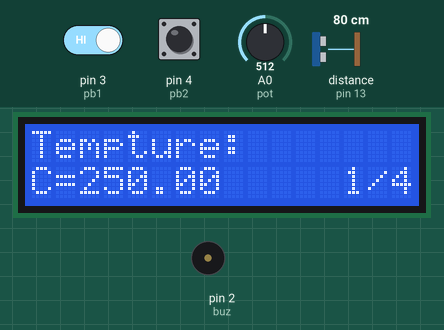
The sketch below on a simulated Arduino Uno, built with avr-gcc and run on an emulated ATmega328P. Parts: 16×2 character LCD, buzzer (waves = sounding, pin HIGH). Inputs (shaded band) come from the test bench; at power-on: pin 3 (pb1) HIGH, pin 4 (pb2) HIGH, A0 (pot) = 512, distance to the obstacle (sensor on pin 13) 80 cm. The echo pulse lasts 58.3 µs per cm; pins used as bus, display or sensor lines are not drawn.

Above: at 1.2 s.
1.3 s: pin 3 (pb1) driven LOW
At 2.0 s:
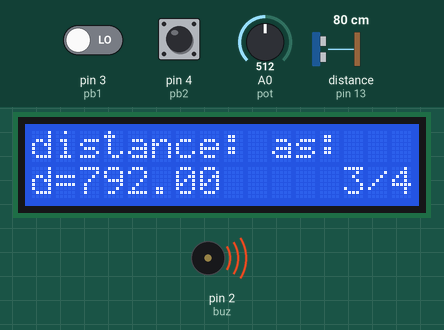
At 4.1 s:
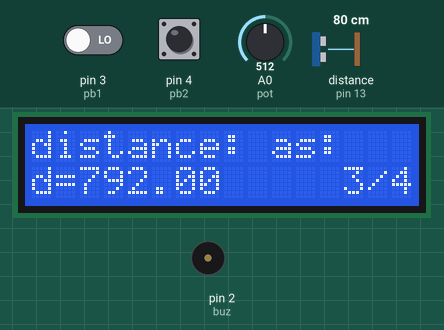
4.3 s: pin 3 (pb1) driven HIGH
Timing chart, 0 to 13.3 s (numbered marks = the images above; inputs shaded):
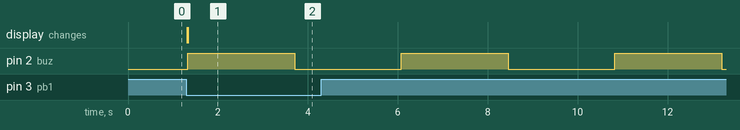

The sketch:

Proj_Training.ino
```cpp
#include <LiquidCrystal.h>
const int rs = 7, en = 8, d4 =9, d5 = 10, d6 = 11, d7 = 12;
LiquidCrystal lcd(rs, en, d4, d5, d6, d7);
#define pb1 3
#define pb2 4
byte count=0;
int val=0;
byte buz=2;
#define pot A0
#define pot1 A3
#define led 13
#define trigPin 5
#define echoPin 13
long duration, distance;
int sensor=A4;
int reading;
byte led1=2;
void setup() {
  // put your setup code here, to run once:
lcd.begin(16,2);
pinMode(pb1,INPUT);
pinMode(pb2,INPUT);
pinMode(led,OUTPUT);
pinMode(led1,OUTPUT);
pinMode(pot,INPUT);
pinMode(pot1,INPUT);
pinMode(buz,OUTPUT);
pinMode(trigPin, OUTPUT);
pinMode(echoPin, INPUT);
pinMode(sensor,INPUT);
}

void loop() {
  // put your main code here, to run repeatedly:
if(digitalRead(pb1)==0){
  delay(10);
  //while(digitalRead(pb1)==0);
  count++;
  if(count>3)count=4;
  }
  if(digitalRead(pb2)==0){
  delay(10);
  //while(digitalRead(pb2)==0);
  count--;
  if(count<0)count=0;
  }
  switch(count){
    case 0:
    page1();
    break;
    lcd.clear();
     case 1:
    page2();
    break;
    lcd.clear();
     case 2:
    page3();
    break;
    lcd.clear();
     case 3:
    page4();
    break;
    lcd.clear();
    }
}
void page1(){
  lcd.setCursor(13,1);
  lcd.print("1/4");
 lcd.setCursor(0,0);
  lcd.print("Tempture: ");
  lcd.setCursor(0,1);
   val=analogRead(pot);
 float myval=(val/1024.0)*5000;
 float cel=myval/10;
 lcd.setCursor(0,1);
 lcd.print("C=");
 lcd.print(cel);
  if(cel>=30){digitalWrite(led,1);}
 else{digitalWrite(led,0); }
 }
  void page2(){
    lcd.setCursor(13,1);
  lcd.print("2/4");
  lcd.setCursor(0,0);
  lcd.print("Focus of Gas: ");
  lcd.setCursor(0,1);
  int val=analogRead(pot1);
   lcd.print("G=");
   lcd.print(val);
    if(val>=115){
  digitalWrite(led,1); }
  else{
  digitalWrite(led,0);  }
  }
  void page3(){
    lcd.setCursor(13,1);
  lcd.print("3/4");
  lcd.setCursor(0,0);
  lcd.print("distance: ");
  lcd.setCursor(0,1);
   digitalWrite(trigPin, LOW);
delayMicroseconds(2);
digitalWrite(trigPin, HIGH);
delayMicroseconds(10);
digitalWrite(trigPin, LOW);
duration = pulseIn(echoPin, HIGH);
distance = (duration/2)*0.0343 ;
lcd.print("d=");
lcd.print(distance);
if(distance<=240){
digitalWrite(led1,1);
delay(distance*30);
digitalWrite(led1,0);
delay(distance*30);
}
  }
  void page4(){
    lcd.setCursor(13,1);
  lcd.print("4/4");
   lcd.setCursor(0,0);
   lcd.print("Amount of Water:");
   lcd.setCursor(0,1);
   reading=analogRead(sensor);
   lcd.print("reading=");
   lcd.print(reading);
     if(reading>=215){
  digitalWrite(buz,1); }
  else{
  digitalWrite(buz,0);  }
  }
```

Measured:
- after the input at 1.3 s, pin 2 (buz): LOW → HIGH at once, → LOW 2.4 s later; the display: first changes at once (image 1 shows a later state)
